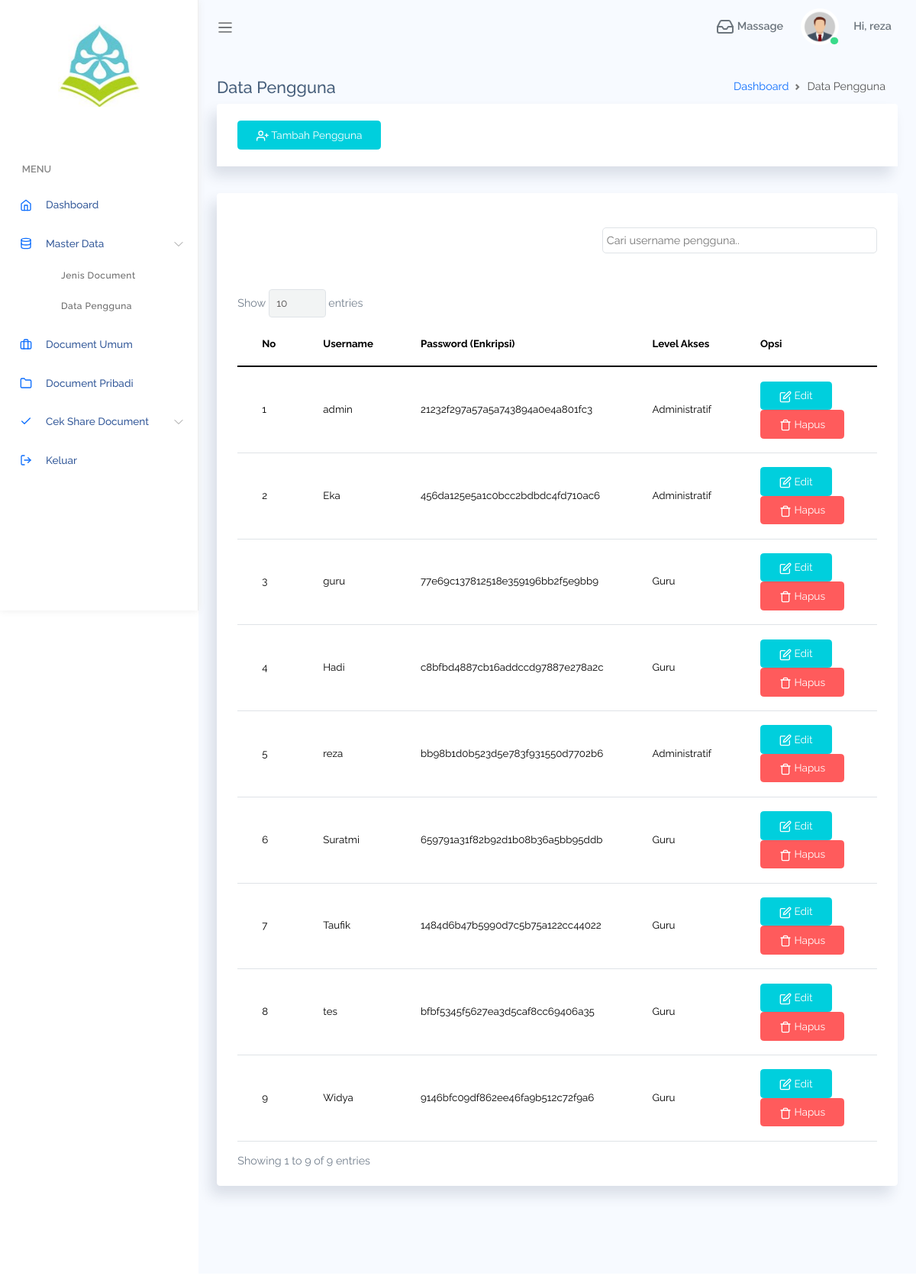
/pages/pengguna.php (signed in), run on the app's committed database.
### tables this page shows
CREATE TABLE `user` (
  `id_user` int(11) NOT NULL,
  `username` varchar(80) NOT NULL,
  `password` text NOT NULL,
  `level` varchar(20) NOT NULL
);

### pages/pengguna.php (the view, shortened to what this page needs)
<?php
include "../koneksi/koneksi.php";
$level = $_SESSION['level'];
?>
<!DOCTYPE html>
<html lang="en">
<head>
    <link rel="stylesheet" href="assets/css/bootstrap.css">
    <link rel="stylesheet" href="assets/vendors/DataTables/datatables.css">
    <link rel="stylesheet" href="assets/css/mystyle.css">
    <link rel="stylesheet" href="assets/vendors/perfect-scrollbar/perfect-scrollbar.css">
    <link rel="stylesheet" href="assets/css/app.css">
</head>
<body>
    <div id="app">
        <div id="sidebar" class='active'>
            <div class="sidebar-wrapper active">
                <div class="sidebar-header">
                    <img style="width: 55%; height: auto; display: block; margin-left: auto; margin-right: auto;" src="assets/images/smk.jpg">
                </div>
                <div class="sidebar-menu">
                    <ul class="menu">
                        <li class='sidebar-title'>Menu</li>
                        <li class="sidebar-item">
                            <a href="dashboard" class='sidebar-link'>
                                <i data-feather="home" width="20"></i>
                                <span>Dashboard</span>
                            </a>
                        </li>
                        <li class="sidebar-item has-sub">
                            <a href="#" class='sidebar-link'>
                                <i data-feather="database" width="20"></i>
                                <span>Master Data</span>
                            </a>
                            <ul class="submenu active">
                                <li><a href="jenis_document">Jenis Document</a></li>
                                <li><a href="pengguna">Data Pengguna</a></li>
                            </ul>
                        </li>
                        <li class="sidebar-item"><a href="document" class='sidebar-link'><i data-feather="briefcase" width="20"></i><span>Document Umum</span></a></li>
                        <li class="sidebar-item"><a href="document_pribadi" class='sidebar-link'><i data-feather="folder" width="20"></i><span>Document Pribadi</span></a></li>
                        <li class="sidebar-item has-sub">
                            <a href="#" class='sidebar-link'><i data-feather="check" width="20"></i><span>Cek Share Document</span></a>
                        </li>
                        <li class="sidebar-item">
                            <a href="logout" onclick="return confirm('Ingin Keluar dari Aplikasi?')" class='sidebar-link'><i data-feather="log-out" width="20"></i><span>Keluar</span></a>
                        </li>
                    </ul>
                </div>
            </div>
        </div>
        <div id="main">
            <?php require_once "../template/sidebar.php"; ?>
            <div class="main-content container-fluid">
                <div class="page-title">
                    <div class="row">
                        <div class="col-12 col-md-6 order-md-1 order-last">
                            <h4>Data Pengguna</h4>
                        </div>
                        <div class="col-12 col-md-6 order-md-2 order-first">
                            <nav aria-label="breadcrumb" class='breadcrumb-header'>
                                <ol class="breadcrumb">
                                    <li class="breadcrumb-item"><a href="dashboard">Dashboard</a></li>
                                    <li class="breadcrumb-item active" aria-current="page">Data Pengguna</li>
                                </ol>
                            </nav>
                        </div>
                    </div>
                </div>
                <section class="section">
                    <?php if ($level == 'Administratif') { ?>
                        <div class="card">
                            <div class="card-header">
                                <a href="" class="btn btn-info" data-bs-toggle="modal" data-bs-target="#primary"><i data-feather="user-plus"></i> Tambah Pengguna</a>
                            </div>
                        </div>
                    <?php } ?>
                    <div class="card">
                        <div class="card-header"></div>
                        <div class="card-body">
                            <div class="box-input">
                                <input type="text" id="searchInput" placeholder="Cari username pengguna..">
                                <br>
                            </div>
                            <br>
                            <div class="table-responsive">
                                <table style="color: black; font-size: 10pt;" class="table table-datatable" id="myTable">
                                    <thead>
                                        <tr>
                                            <th>No</th>
                                            <th>Username</th>
                                            <th>Password (Enkripsi)</th>
                                            <th>Level Akses</th>
                                            <th>Opsi</th>
                                        </tr>
                                    </thead>
                                    <tbody>
                                        <?php
                                        $no = 1;
                                        $user = mysqli_query($koneksi, "SELECT * FROM user ORDER BY username ASC");
                                        while ($row_user = mysqli_fetch_array($user)) {
                                        ?>
                                            <tr style="color: black;">
                                                <td><?= $no++; ?></td>
                                                <td><?= $row_user['username']; ?></td>
                                                <td><?= $row_user['password']; ?></td>
                                                <td><?= $row_user['level']; ?></td>
                                                <td>
                                                    <a href="" class="btn btn-info" data-bs-toggle="modal" data-bs-target="#edituser<?= $row_user['id_user']; ?>"><i data-feather="edit"></i> Edit</a>
                                                    <a href="pengguna?aksi=hapus&id_user=<?= $row_user['id_user']; ?>" onclick="return confirm('Apakah yakin ingin menghapus data pengguna ini?')" class="btn btn-danger"><i data-feather="trash"></i> Hapus</a>
                                                </td>
                                            </tr>
                                        <?php } ?>
                                    </tbody>
                                </table>
                            </div>
                        </div>
                    </div>
                </section>
            </div>
            <?php require_once "../template/footer.php"; ?>
        </div>
    </div>
</body>
</html>

### pages/assets/css/mystyle.css (style rules this page uses)
#myTable { border-collapse: collapse; border-spacing: 0; }
.box-input { width: 100%; }
#searchInput { width: 360px; float: right; border: 1px solid #dfe3e7; padding: 5px; border-radius: 5px; }

### pages/assets/css/app.css (style rules this page uses)
* { font-family:Raleway }
#app { position:relative }
#main { margin-left:260px;background-color:#f7faff;min-height:100vh;transition:margin-left .6s ease-out }
#main .main-content { padding:2rem 1.5rem }
.breadcrumb-header .breadcrumb { justify-content:flex-end }
a { text-decoration:none }
a,button { outline:0 }
.feather,i { font-size:14px;height:1rem }
.btn i,.btn svg { width:16px;height:16px }
.btn.btn-danger,.btn.btn-dark,.btn.btn-info,.btn.btn-light,.btn.btn-link,.btn.btn-primary,.btn.btn-secondary,.btn.btn-success,.btn.btn-warning { color:#fff }
#sidebar.active .sidebar-wrapper { left:0 }
.sidebar-wrapper { width:260px;height:100vh;position:fixed;top:0;z-index:10;background-color:#fff;bottom:0;border-right:1px solid #eee;box-shadow:0 0 10px #ececec;left:-260px;transition:left .6s ease-out }
.sidebar-wrapper .sidebar-header { padding:2rem 2rem 1rem;font-size:2rem;font-weight:700 }
.sidebar-wrapper .sidebar-header img { height:2.5rem }
.sidebar-wrapper .menu { padding-left:0;margin-top:2rem }
.sidebar-wrapper .menu .sidebar-title { padding:1.5rem 1.8rem .5rem;font-size:.8rem;font-weight:600;color:#888;text-transform:uppercase }
.sidebar-wrapper .menu .sidebar-link { display:block;padding:.7rem 1.5rem;font-size:.85rem;display:flex;align-items:center;transition:all .5s }
.sidebar-wrapper .menu .sidebar-link>span { color:#053382;font-weight:500;margin-left:1rem;opacity:.8 }
.sidebar-wrapper .menu .sidebar-item { list-style:none;margin-top:.5rem;position:relative }
.sidebar-wrapper .menu .sidebar-item.has-sub .sidebar-link:after { position:absolute;color:#ccc;right:15px;top:12px;display:block }
.sidebar-wrapper .menu .submenu { list-style:none;max-height:0;transition:max-height .5s ease-out;overflow:hidden }
.sidebar-wrapper .menu .submenu.active { max-height:500px }
.sidebar-wrapper .menu .submenu li a { padding:.7rem 3rem;display:block;color:#676767;font-size:.75rem;font-weight:500;letter-spacing:.5px;transition:all .2s }
.card { box-shadow:-8px 12px 18px 0 rgba(25,42,70,.13);margin-bottom:2.2rem }
.card .card-header { border:none }
.card .card-header~.card-body { padding-top:0 }
.card .card-body { padding:1.4rem 1.7rem }
.dataTable-table td,.dataTable-table thead th,.table td,.table thead th { vertical-align:middle }
.dataTable-table thead th,.table thead th { border-bottom:2px solid #475f7b }

### data on the page
user: username "admin", password "21232f297a57a5a743894a0e4a801fc3", level "Administratif"
user: username "Eka", password "456da125e5a1c0bcc2bdbdc4fd710ac6", level "Administratif"
user: username "guru", password "77e69c137812518e359196bb2f5e9bb9", level "Guru"
user: username "Hadi", password "c8bfbd4887cb16addccd97887e278a2c", level "Guru"
user: username "reza", password "bb98b1d0b523d5e783f931550d7702b6", level "Administratif"
user: username "Suratmi", password "659791a31f82b92d1b08b36a5bb95ddb", level "Guru"
user: username "Taufik", password "1484d6b47b5990d7c5b75a122cc44022", level "Guru"
user: username "tes", password "bfbf5345f5627ea3d5caf8cc69406a35", level "Guru"
user: username "Widya", password "9146bfc09df862ee46fa9b512c72f9a6", level "Guru"

### other printed values
$_SESSION['username'] "reza"
